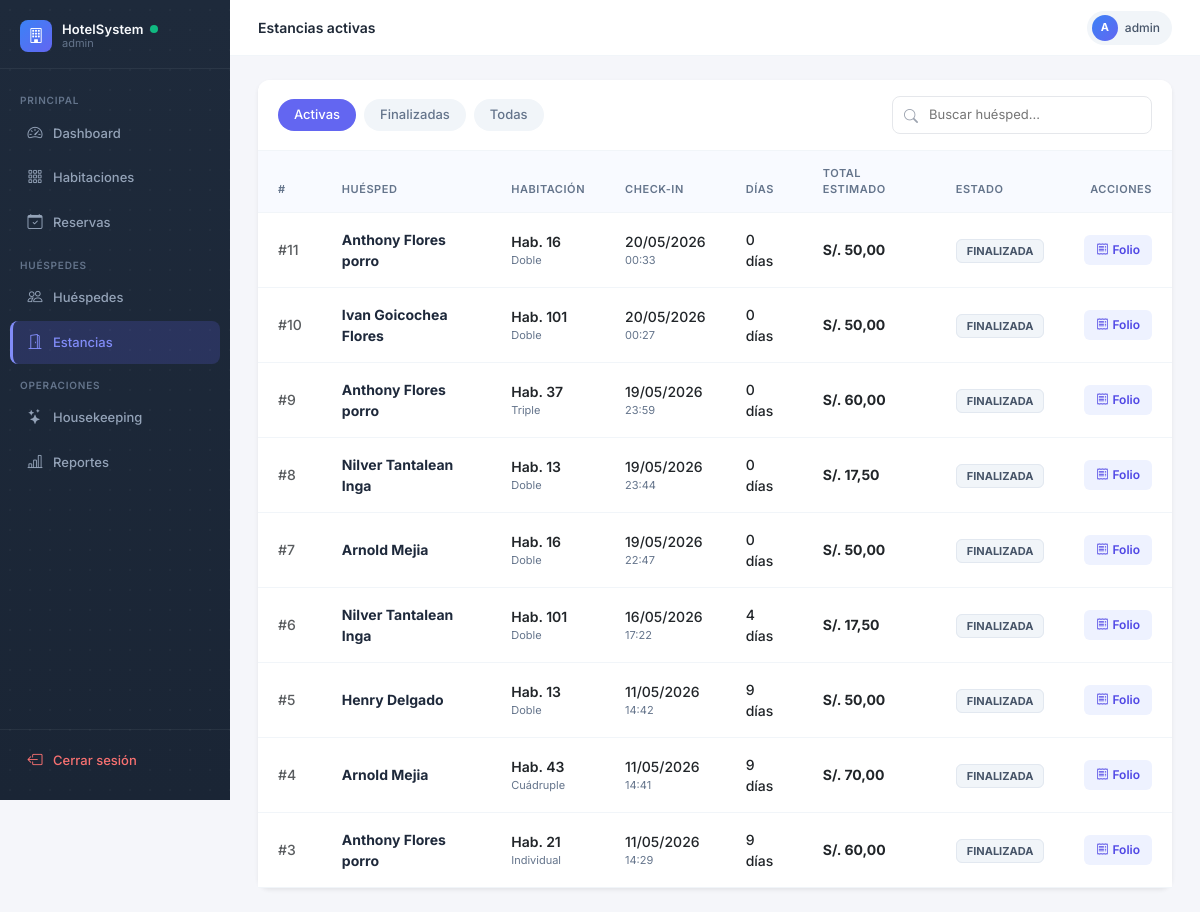
/estancias/ (signed in), run on the app's committed database.
### estancias/models.py (models this page shows, shortened)
class Estancia(models.Model):
    ACTIVA = 'ACTIVA'
    FINALIZADA = 'FINALIZADA'
    ESTADO_CHOICES = [
        (ACTIVA, 'Activa'),
        (FINALIZADA, 'Finalizada'),
    ]
    reserva = models.OneToOneField(Reserva, on_delete=models.CASCADE, related_name='estancia')
    habitacion = models.ForeignKey(Habitacion, on_delete=models.CASCADE, related_name='estancias')
    fecha_checkin = models.DateTimeField(auto_now_add=True)
    fecha_checkout = models.DateTimeField(null=True, blank=True)
    precio_final = models.DecimalField(max_digits=10, decimal_places=2, default=0)
    estado = models.CharField(max_length=20, choices=ESTADO_CHOICES, default=ACTIVA)
    class Meta:
        verbose_name = 'Estancia'
        verbose_name_plural = 'Estancias'

### reservas/models.py (models this page shows, shortened)
class Reserva(models.Model):
    POR_DIA = 'DIA'
    POR_HORA = 'HORA'
    MODALIDAD_CHOICES = [
        (POR_DIA, 'Por dia'),
        (POR_HORA, 'Por horas'),
    ]
    PENDIENTE = 'PENDIENTE'
    CONFIRMADA = 'CONFIRMADA'
    CHECKIN = 'CHECKIN'
    CHECKOUT = 'CHECKOUT'
    CANCELADA = 'CANCELADA'
    ESTADO_CHOICES = [
        (PENDIENTE, 'Pendiente'),
        (CONFIRMADA, 'Confirmada'),
        (CHECKIN, 'Check-In realizado'),
        (CHECKOUT, 'Check-Out realizado'),
        (CANCELADA, 'Cancelada'),
    ]
    DIRECTO = 'DIRECTO'
    WEB = 'WEB'
    AGENCIA = 'AGENCIA'
    ORIGEN_CHOICES = [
        (DIRECTO, 'Directo'),
        (WEB, 'Web'),
        (AGENCIA, 'Agencia'),
    ]
    hotel = models.ForeignKey(Hotel, on_delete=models.CASCADE, related_name='reservas')
    huesped = models.ForeignKey(Huesped, on_delete=models.CASCADE, related_name='reservas')
    habitacion = models.ForeignKey(Habitacion, on_delete=models.SET_NULL, null=True, blank=True, related_name='reservas')
    fecha_entrada = models.DateField()
    fecha_salida = models.DateField()
    fecha_hora_entrada = models.DateTimeField(null=True, blank=True)
    fecha_hora_salida = models.DateTimeField(null=True, blank=True)
    modalidad = models.CharField(max_length=10, choices=MODALIDAD_CHOICES, default=POR_DIA)
    duracion_horas = models.DecimalField(max_digits=5, decimal_places=2, default=0)
    tolerancia_minutos = models.PositiveIntegerField(default=10)
    cargo_extra_desde_minutos = models.PositiveIntegerField(default=30)
    num_adultos = models.IntegerField(default=1, validators=[MinValueValidator(1)])
    estado = models.CharField(max_length=20, choices=ESTADO_CHOICES, default=PENDIENTE)
    precio_total = models.DecimalField(max_digits=10, decimal_places=2, default=0)
    origen = models.CharField(max_length=10, choices=ORIGEN_CHOICES, default=DIRECTO)
    created_at = models.DateTimeField(auto_now_add=True)
    class Meta:
        verbose_name = 'Reserva'
        verbose_name_plural = 'Reservas'

### huespedes/models.py (models this page shows, shortened)
class Huesped(models.Model):
    DNI = 'DNI'
    PASAPORTE = 'PASAPORTE'
    CE = 'CE'
    TIPO_DOC_CHOICES = [
        (DNI, 'DNI'),
        (PASAPORTE, 'Pasaporte'),
        (CE, 'Carné de Extranjería'),
    ]
    tipo_doc = models.CharField(max_length=10, choices=TIPO_DOC_CHOICES, default=DNI)
    num_doc = models.CharField(max_length=20, unique=True)
    nombres = models.CharField(max_length=100)
    apellidos = models.CharField(max_length=100)
    email = models.EmailField(blank=True, null=True)
    telefono = models.CharField(max_length=20, blank=True, null=True)
    nacionalidad = models.CharField(max_length=50, default='Peruana')
    created_at = models.DateTimeField(auto_now_add=True)
    class Meta:
        verbose_name = 'Huésped'
        verbose_name_plural = 'Huéspedes'

### hotel/models.py (models this page shows, shortened)
class Habitacion(models.Model):
    DISPONIBLE = 'DISPONIBLE'
    OCUPADA = 'OCUPADA'
    LIMPIEZA = 'LIMPIEZA'
    MANTENIMIENTO = 'MANTENIMIENTO'
    ESTADO_CHOICES = [
        (DISPONIBLE, 'Disponible'),
        (OCUPADA, 'Ocupada'),
        (LIMPIEZA, 'En Limpieza'),
        (MANTENIMIENTO, 'En Mantenimiento'),
    ]
    hotel = models.ForeignKey(Hotel, on_delete=models.CASCADE, related_name='habitaciones')
    tipo = models.ForeignKey(TipoHabitacion, on_delete=models.CASCADE, related_name='habitaciones')
    numero = models.CharField(max_length=10)
    piso = models.IntegerField()
    estado = models.CharField(max_length=20, choices=ESTADO_CHOICES, default=DISPONIBLE)
    imagen_url = models.URLField(blank=True, null=True)
    imagenes_urls = models.JSONField(default=list, blank=True)
    class Meta:
        verbose_name = 'Habitación'
        verbose_name_plural = 'Habitaciones'
        unique_together = ['hotel', 'numero']

class TipoHabitacion(models.Model):
    hotel = models.ForeignKey(Hotel, on_delete=models.CASCADE, related_name='tipos_habitacion')
    nombre = models.CharField(max_length=100)
    capacidad = models.IntegerField(validators=[MinValueValidator(1)])
    precio_base = models.DecimalField(max_digits=10, decimal_places=2)
    amenidades = models.JSONField(default=list)
    class Meta:
        verbose_name = 'Tipo de Habitación'
        verbose_name_plural = 'Tipos de Habitación'

### views_frontend.py (the view)
# urls.py: path('estancias/', estancias_lista, name='estancias_lista'),
@login_required
def estancias_lista(request):
    from django.utils import timezone
    estancias = Estancia.objects.select_related(
        'reserva__huesped', 'habitacion__tipo'
    ).all().order_by('-fecha_checkin')
    for e in estancias:
        if e.fecha_checkout:
            e.dias_estancia = (e.fecha_checkout.date() - e.fecha_checkin.date()).days
        else:
            e.dias_estancia = (timezone.now().date() - e.fecha_checkin.date()).days or 1
    return render(request, 'estancias/lista.html', {'estancias': estancias})

### templates/estancias/lista.html (shortened to what this page needs)
{% extends 'base.html' %}
{% block page_title %}Estancias activas{% endblock %}
{% block content %}
<div class="card border-0 shadow-sm" style="border-radius: 12px; background: #fff;">
  <div class="estancias-filters">
    <div class="estancias-tabs">
      <a href="?estado=ACTIVA" class="estancias-tab {% if request.GET.estado == 'ACTIVA' or not request.GET.estado %}active{% endif %}">Activas</a>
      <a href="?estado=FINALIZADA" class="estancias-tab {% if request.GET.estado == 'FINALIZADA' %}active{% endif %}">Finalizadas</a>
      <a href="?estado=TODAS" class="estancias-tab {% if request.GET.estado == 'TODAS' %}active{% endif %}">Todas</a>
    </div>
    <div class="search-wrapper">
      <i class="bi bi-search search-icon"></i>
      <form method="get">
        <input type="text" name="q" value="{{ request.GET.q }}" class="search-input" placeholder="Buscar huésped...">
      </form>
    </div>
  </div>
  <div class="table-responsive">
    <table class="table table-estancias table-hover mb-0" style="width: 100%; border-collapse: collapse;">
      <thead>
        <tr><th>#</th><th>Huésped</th><th>Habitación</th><th>Check-in</th><th>Días</th>{% if not request.user.groups.all|join:',' == 'Recepcionista' %}<th>Total estimado</th>{% endif %}<th>Estado</th><th class="text-end">Acciones</th></tr>
      </thead>
      <tbody>
        {% for e in estancias %}
        <tr>
          <td class="text-muted fw-medium">#{{ e.id }}</td>
          <td>
            <div class="fw-bold" style="color: #1e293b;">{{ e.reserva.huesped.nombres }} {{ e.reserva.huesped.apellidos }}</div>
          </td>
          <td>
            <div class="fw-semibold text-dark">Hab. {{ e.habitacion.numero }}</div>
            <div style="font-size: 11px; color: #64748b;">{{ e.habitacion.tipo.nombre }}</div>
          </td>
          <td>
            <div class="fw-medium text-dark">{{ e.fecha_checkin|date:"d/m/Y" }}</div>
            <div style="font-size: 11px; color: #64748b;">{{ e.fecha_checkin|date:"H:i" }}</div>
          </td>
          <td class="fw-medium text-dark">{{ e.dias_estancia }} días</td>
          {% with user_groups=request.user.groups.all|join:',' %}
          {% if 'Recepcionista' not in user_groups or request.user.is_superuser %}
          <td class="fw-bold text-dark">S/. {{ e.precio_final }}</td>
          {% endif %}
          {% endwith %}
          <td>
            {% if e.estado == 'ACTIVA' %}
            <span class="badge-activa">ACTIVA</span>
            {% else %}
            <span class="badge-finalizada">FINALIZADA</span>
            {% endif %}
          </td>
          <td class="text-end">
            <div class="d-flex gap-2 justify-content-end">
              <a href="/estancias/{{ e.id }}/folio/" class="btn-folio text-decoration-none">
                <i class="bi bi-receipt me-1"></i>Folio
              </a>
            </div>
          </td>
        </tr>
        {% endfor %}
      </tbody>
    </table>
  </div>
</div>
{% endblock %}

### templates/base.html (shortened to what this page needs)
<!DOCTYPE html>
<html lang="es">
<head>
  <link href="https://cdn.jsdelivr.net/npm/bootstrap@5.3.0/dist/css/bootstrap.min.css" rel="stylesheet">
  <link href="https://cdn.jsdelivr.net/npm/bootstrap-icons@1.11.0/font/bootstrap-icons.css" rel="stylesheet">
</head>
<body>
{% if user.is_authenticated %}
<aside class="sidebar">
  <div class="sidebar-brand">
    <div class="sidebar-brand-icon"><i class="bi bi-building"></i></div>
    <div class="sidebar-brand-text">
      <div class="sidebar-brand-name">HotelSystem <span style="width:8px;height:8px;background:#10b981;border-radius:50%;animation: pulse 2s infinite; display: inline-block;"></span></div>
      <div class="sidebar-brand-user">{{ user.username }}</div>
    </div>
  </div>
  <nav class="sidebar-nav">
    <div class="sidebar-section">Principal</div>
    <a href="/dashboard/" class="nav-link {% if request.path == '/dashboard/' %}active{% endif %}">
      <i class="bi bi-speedometer2"></i>Dashboard
    </a>
    <a href="/habitaciones/" class="nav-link {% if '/habitaciones/' in request.path %}active{% endif %}">
      <i class="bi bi-grid-3x3-gap"></i>Habitaciones
    </a>
    <a href="/reservas/" class="nav-link {% if '/reservas/' in request.path %}active{% endif %}">
      <i class="bi bi-calendar-check"></i>Reservas
    </a>
    <div class="sidebar-section">Huéspedes</div>
    <a href="/huespedes/" class="nav-link {% if '/huespedes/' in request.path %}active{% endif %}">
      <i class="bi bi-people"></i>Huéspedes
    </a>
    <a href="/estancias/" class="nav-link {% if '/estancias/' in request.path %}active{% endif %}">
      <i class="bi bi-door-open"></i>Estancias
    </a>
    <div class="sidebar-section">Operaciones</div>
    <a href="/housekeeping/" class="nav-link {% if '/housekeeping/' in request.path %}active{% endif %}">
      <i class="bi bi-stars"></i>Housekeeping
    </a>
    <a href="/reportes/" class="nav-link {% if '/reportes/' in request.path %}active{% endif %}">
      <i class="bi bi-bar-chart-line"></i>Reportes
    </a>
  </nav>
  <div class="sidebar-footer">
    <a href="/logout/" class="nav-link logout">
      <i class="bi bi-box-arrow-left"></i>Cerrar sesión
    </a>
  </div>
</aside>
<header class="navbar-top">
  <span class="navbar-top-title">{% block page_title %}{% endblock %}</span>
  <div class="user-chip">
    <div class="user-chip-avatar">{{ user.username|slice:":1"|upper }}</div>
    {{ user.username }}
  </div>
</header>
<main class="main-content">
  {% block content %}{% endblock %}
</main>
{% else %}
{% block auth_content %}{% endblock %}
{% endif %}
</body>
</html>

### templates/base.html (style rules this page uses)
*, *::before, *::after { box-sizing: border-box; transition: background-color 0.15s ease, border-color 0.15s ease, box-shadow 0.15s ease, transform 0.15s ease; }
body { font-family: 'Inter', system-ui, sans-serif; background: #f5f6fa; color: #374151; font-size: 14px; -webkit-font-smoothing: antialiased; }
h1, h2, h3, h4, h5, h6, .navbar-top-title, .form-section-title { color: #1f2937; }
.sidebar { width: 230px; min-height: 100vh; background: linear-gradient(180deg, #1e2a3b 0%, #1a2535 100%); background-image: radial-gradient(circle, rgba(255,255,255,0.03) 1px, transparent 1px), linear-gradient(180deg, #1e2a3b 0%, #1a2535 100%); background-size: 20px 20px, 100% 100%; position: fixed; top: 0; left: 0; z-index: 100; display: flex; flex-direction: column; padding: 0; }
.sidebar-brand { display: flex; align-items: center; gap: 10px; padding: 20px 20px 16px; border-bottom: 1px solid rgba(255,255,255,.06); }
.sidebar-brand-icon { width: 32px; height: 32px; border-radius: 8px; background: linear-gradient(135deg, #3b82f6, #6366f1); display: flex; align-items: center; justify-content: center; color: #fff; font-size: 15px; flex-shrink: 0; }
.sidebar-brand-text { line-height: 1.2; }
.sidebar-brand-name { color: #f8fafc; font-size: 13px; font-weight: 600; letter-spacing: .01em; display: flex; align-items: center; gap: 6px; }
.sidebar-brand-user { color: #64748b; font-size: 11px; }
.sidebar-nav { padding: 12px 10px; flex: 1; }
.sidebar-section { color: #64748b; font-size: 10px; font-weight: 600; letter-spacing: .08em; text-transform: uppercase; padding: 12px 10px 4px; }
.nav-link { display: flex; align-items: center; gap: 9px; color: #94a3b8; font-size: 13px; font-weight: 500; padding: 10px 16px; border-radius: 8px; margin-bottom: 2px; transition: background .15s, color .15s, transform .15s, padding .15s, border .15s; text-decoration: none; border-left: 0px solid transparent; }
.nav-link i { font-size: 15px; flex-shrink: 0; width: 18px; text-align: center; }
.nav-link.active { background: rgba(99,102,241,.2); color: #818cf8; border-left: 3px solid #818cf8; padding-left: 13px; }
.nav-link.active i { color: #818cf8; }
.sidebar-footer { padding: 10px 10px 16px; border-top: 1px solid rgba(255,255,255,.06); }
.nav-link.logout { color: #f87171; }
.navbar-top { margin-left: 230px; position: sticky; top: 0; z-index: 99; background: #fff; border-bottom: 1px solid #f1f5f9; padding: 0 28px; height: 56px; display: flex; align-items: center; justify-content: space-between; }
.navbar-top-title { font-size: 14px; font-weight: 600; color: #1f2937; }
.user-chip { display: flex; align-items: center; gap: 7px; background: #f1f5f9; border-radius: 20px; padding: 4px 12px 4px 5px; font-size: 12px; font-weight: 500; color: #475569; }
.user-chip-avatar { width: 26px; height: 26px; border-radius: 50%; background: linear-gradient(135deg, #3b82f6, #6366f1); color: #fff; font-size: 11px; font-weight: 700; display: flex; align-items: center; justify-content: center; }
.main-content { margin-left: 230px; padding: 24px 28px; min-height: 100vh; }
.card { border: 1px solid #e2e8f0; border-radius: 10px; box-shadow: 0 1px 3px rgba(15,23,42,.05); background: #fff; }
.table { font-size: 13.5px; }
.table th { font-weight: 600; font-size: 11.5px; letter-spacing: .03em; text-transform: uppercase; color: #64748b; }
.table-hover > tbody > tr { transition: background-color 0.1s ease; cursor: pointer; }

### data on the page
Estancia: id "11", reserva.huesped.nombres "Anthony", reserva.huesped.apellidos "Flores porro", habitacion.numero "16", habitacion.tipo.nombre "Doble", fecha_checkin "20/05/2026", fecha_checkin "00:33", dias_estancia "0", precio_final "50,00", estado "FINALIZADA"
Estancia: id "10", reserva.huesped.nombres "Ivan", reserva.huesped.apellidos "Goicochea Flores", habitacion.numero "101", habitacion.tipo.nombre "Doble", fecha_checkin "20/05/2026", fecha_checkin "00:27", dias_estancia "0", precio_final "50,00", estado "FINALIZADA"
Estancia: id "9", reserva.huesped.nombres "Anthony", reserva.huesped.apellidos "Flores porro", habitacion.numero "37", habitacion.tipo.nombre "Triple", fecha_checkin "19/05/2026", fecha_checkin "23:59", dias_estancia "0", precio_final "60,00", estado "FINALIZADA"
Estancia: id "8", reserva.huesped.nombres "Nilver", reserva.huesped.apellidos "Tantalean Inga", habitacion.numero "13", habitacion.tipo.nombre "Doble", fecha_checkin "19/05/2026", fecha_checkin "23:44", dias_estancia "0", precio_final "17,50", estado "FINALIZADA"
Estancia: id "7", reserva.huesped.nombres "Arnold", reserva.huesped.apellidos "Mejia", habitacion.numero "16", habitacion.tipo.nombre "Doble", fecha_checkin "19/05/2026", fecha_checkin "22:47", dias_estancia "0", precio_final "50,00", estado "FINALIZADA"
Estancia: id "6", reserva.huesped.nombres "Nilver", reserva.huesped.apellidos "Tantalean Inga", habitacion.numero "101", habitacion.tipo.nombre "Doble", fecha_checkin "16/05/2026", fecha_checkin "17:22", dias_estancia "4", precio_final "17,50", estado "FINALIZADA"
Estancia: id "5", reserva.huesped.nombres "Henry", reserva.huesped.apellidos "Delgado", habitacion.numero "13", habitacion.tipo.nombre "Doble", fecha_checkin "11/05/2026", fecha_checkin "14:42", dias_estancia "9", precio_final "50,00", estado "FINALIZADA"
Estancia: id "4", reserva.huesped.nombres "Arnold", reserva.huesped.apellidos "Mejia", habitacion.numero "43", habitacion.tipo.nombre "Cuádruple", fecha_checkin "11/05/2026", fecha_checkin "14:41", dias_estancia "9", precio_final "70,00", estado "FINALIZADA"
Estancia: id "3", reserva.huesped.nombres "Anthony", reserva.huesped.apellidos "Flores porro", habitacion.numero "21", habitacion.tipo.nombre "Individual", fecha_checkin "11/05/2026", fecha_checkin "14:29", dias_estancia "9", precio_final "60,00", estado "FINALIZADA"

### other printed values
{{ user.username }} "admin"
{{ user.username|slice:":1"|upper }} "A"
